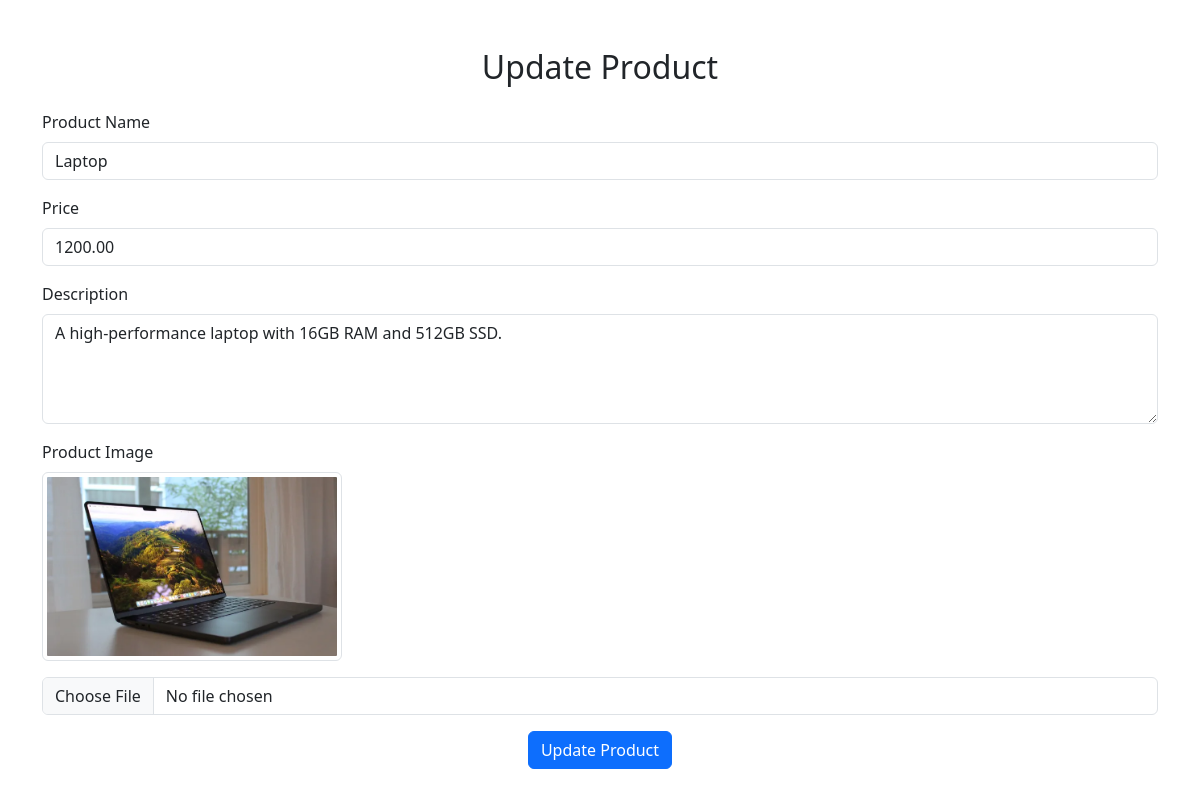
The page /views/update_product.php?id=1 (signed in) on the database its author committed.
### tables this page shows
CREATE TABLE IF NOT EXISTS products (
    id INT AUTO_INCREMENT PRIMARY KEY,
    name VARCHAR(100) NOT NULL,
    price DECIMAL(10, 2) NOT NULL,
    description TEXT,
    image VARCHAR(255),
    created_at TIMESTAMP DEFAULT CURRENT_TIMESTAMP
);

### views/update_product.php (the view, shortened to what this page needs)
<?php
$product = null;
if (isset($_GET['id'])) {
    $id = $_GET['id'];
    $database = new Database();
    $db = $database->getConnection();
    $query = "SELECT * FROM products WHERE id = ?";
    $stmt = $db->prepare($query);
    $stmt->bind_param('i', $id);
    $stmt->execute();
    $result = $stmt->get_result();
    $product = $result->fetch_assoc();
}
?>
<!DOCTYPE html>
<html lang="en">
<head>
    <link href="https://cdn.jsdelivr.net/npm/bootstrap@5.3.0-alpha1/dist/css/bootstrap.min.css" rel="stylesheet">
</head>
<body class="container my-5">
    <h2 class="text-center mb-4">Update Product</h2>
    <form action="/controllers/update_product.php" method="POST" enctype="multipart/form-data">
        <div class="mb-3">
            <label for="name" class="form-label">Product Name</label>
            <input type="text" id="name" name="name" class="form-control" value="<?php echo htmlspecialchars($product['name']); ?>" required>
        </div>
        <div class="mb-3">
            <label for="price" class="form-label">Price</label>
            <input type="number" id="price" name="price" class="form-control" step="0.01" value="<?php echo htmlspecialchars($product['price']); ?>" required>
        </div>
        <div class="mb-3">
            <label for="description" class="form-label">Description</label>
            <textarea id="description" name="description" class="form-control" rows="4" required><?php echo htmlspecialchars($product['description']); ?></textarea>
        </div>
        <div class="mb-3">
            <label for="image" class="form-label">Product Image</label>
            <?php if (!empty($product['image'])): ?>
                <div class="mb-3">
                    <img src="../uploads/<?php echo htmlspecialchars($product['image']); ?>" alt="Product Image" class="img-thumbnail" style="max-width: 300px;">
                </div>
            <?php endif; ?>
            <input type="file" id="image" name="image" class="form-control">
        </div>
        <div class="text-center">
            <button type="submit" name="update_product" class="btn btn-primary">Update Product</button>
        </div>
    </form>
</body>
</html>

### rows shown on the page
products: name "Laptop", price "1200.00", description "A high-performance laptop with 16GB RAM and 512GB SSD.", image (picture)
